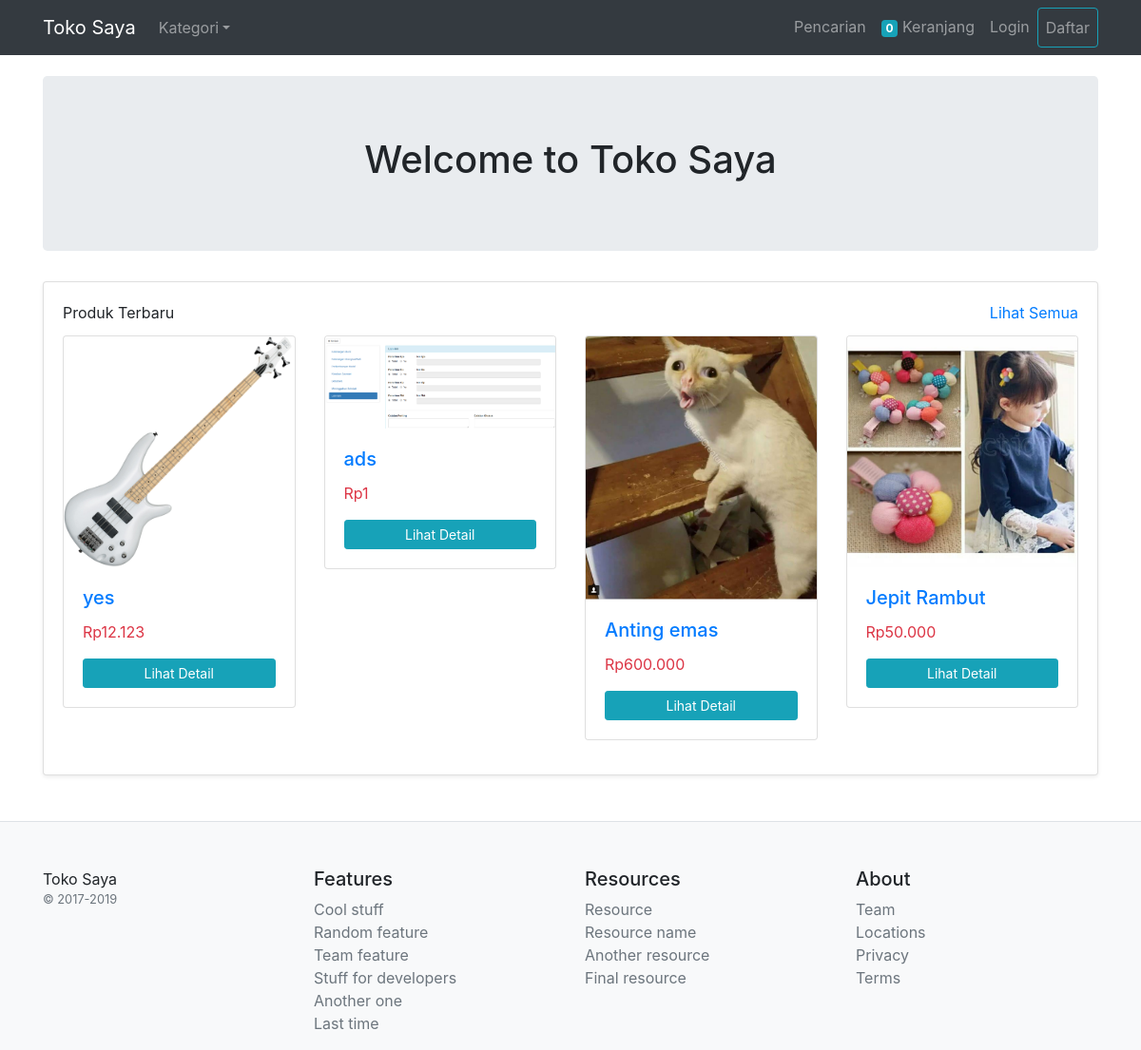
The page / on the database its author committed.
### tables this page shows
CREATE TABLE `barang` (
  `id` int(11) NOT NULL AUTO_INCREMENT,
  `kategori_id` int(11) NOT NULL,
  `nama_barang` varchar(100) NOT NULL,
  `deskripsi` text NOT NULL,
  `harga` int(11) NOT NULL,
  `stok` int(11) NOT NULL,
  `gambar` varchar(50) NOT NULL,
  PRIMARY KEY (`id`),
  KEY `kategori_id` (`kategori_id`),
  CONSTRAINT `barang_ibfk_1` FOREIGN KEY (`kategori_id`) REFERENCES `kategori` (`id`) ON UPDATE CASCADE
);

### index.php (the view, shortened to what this page needs)
<?php
include_once 'layout_header.php';
$resultBarang = mysqli_query($con, "SELECT * FROM barang LIMIT 20");
?>
    <div class="jumbotron text-center">
        <h1>Welcome to Toko Saya</h1>
    </div>
    <div class="row mb-3">
        <div class="col-lg-12">
            <div class="card shadow-sm">
                <div class="card-body">
                    <div class="card-title">
                        Produk Terbaru
                        <div class="float-right">
                            <a href="#">Lihat Semua</a>
                        </div>
                    </div>
                    <div class="row">
                        <?php if (mysqli_num_rows($resultBarang) > 0): ?>
                            <?php foreach ($resultBarang as $barang): ?>
                                <div class="col-lg-3">
                                    <div class="card mb-3">
                                        <img src="uploads/barang/<?= $barang['gambar'] ?>" class="card-img-top img-fluid" width="50" alt="image">
                                        <div class="card-body">
                                            <a href="product_detail.php?id=<?= $barang['id'] ?>">
                                                <h5 class="card-title"><?= $barang['nama_barang'] ?></h5>
                                            </a>
                                            <p class="card-text text-danger">Rp<?= number_format($barang['harga'], 0, ',', '.') ?></p>
                                            <p class="card-text">
                                                <a href="product_detail.php?id=<?= $barang['id'] ?>" class="btn btn-info btn-sm btn-block">Lihat Detail</a>
                                            </p>
                                        </div>
                                    </div>
                                </div>
                            <?php endforeach; ?>
                        <?php endif; ?>
                    </div>
                </div>
            </div>
        </div>
    </div>
<?php include_once 'layout_footer.php'; ?>

### layout_header.php (shortened to what this page needs)
<?php
$tamu = true;
$totalIsiKeranjang = 0;
?>
<!DOCTYPE html>
<html>
    <head>
        <link rel="stylesheet" href="assets/bootstrap/css/bootstrap.css">
        <link rel="stylesheet" href="assets/app/style.css">
    </head>
    <body>
        <nav class="navbar navbar-expand-md navbar-dark bg-dark fixed-top">
            <div class="container">
                <a class="navbar-brand" href="index.php">Toko Saya</a>
                <div class="collapse navbar-collapse" id="main-navbar">
                    <ul class="navbar-nav">
                        <li class="nav-item dropdown">
                            <a class="nav-link dropdown-toggle" href="#" id="dropdown-kategori" data-toggle="dropdown" aria-haspopup="true" aria-expanded="false">Kategori</a>
                        </li>
                    </ul>
                    <ul class="navbar-nav ml-auto">
                        <li class="nav-item">
                            <a class="nav-link" href="#" data-toggle="modal" data-target="#search-product-modal">Pencarian</a>
                        </li>
                        <li class="nav-item dropdown">
                            <a class="nav-link" href="cart.php">
                                <span class="badge badge-info"><?= $totalIsiKeranjang ?></span> Keranjang
                            </a>
                        </li>
                        <?php if ($tamu): ?>
                            <li class="nav-item">
                                <a class="nav-link" href="login.php">Login</a>
                            </li>
                            <li class="nav-item">
                                <a class="nav-link btn btn-outline-info" href="register.php">Daftar</a>
                            </li>
                        <?php endif; ?>
                    </ul>
                </div>
            </div>
        </nav>
        <main role="main" class="container">

### layout_footer.php (shortened to what this page needs)
</main>
<footer class="pt-4 mt-md-5 pt-md-5 border-top bg-light">
    <div class="container">
        <div class="row">
            <div class="col-12 col-md">
                Toko Saya <small class="d-block mb-3 text-muted">&copy; 2017-2019</small>
            </div>
            <div class="col-6 col-md">
                <h5>Features</h5>
                <ul class="list-unstyled text-small">
                    <li><a class="text-muted" href="#">Cool stuff</a></li>
                    <li><a class="text-muted" href="#">Random feature</a></li>
                    <li><a class="text-muted" href="#">Team feature</a></li>
                    <li><a class="text-muted" href="#">Stuff for developers</a></li>
                    <li><a class="text-muted" href="#">Another one</a></li>
                    <li><a class="text-muted" href="#">Last time</a></li>
                </ul>
            </div>
            <div class="col-6 col-md">
                <h5>Resources</h5>
                <ul class="list-unstyled text-small">
                    <li><a class="text-muted" href="#">Resource</a></li>
                    <li><a class="text-muted" href="#">Resource name</a></li>
                    <li><a class="text-muted" href="#">Another resource</a></li>
                    <li><a class="text-muted" href="#">Final resource</a></li>
                </ul>
            </div>
            <div class="col-6 col-md">
                <h5>About</h5>
                <ul class="list-unstyled text-small">
                    <li><a class="text-muted" href="#">Team</a></li>
                    <li><a class="text-muted" href="#">Locations</a></li>
                    <li><a class="text-muted" href="#">Privacy</a></li>
                    <li><a class="text-muted" href="#">Terms</a></li>
                </ul>
            </div>
        </div>
    </div>
</footer>
</body>
</html>

### assets/app/style.css (style rules this page uses)
body { padding-top: 5rem; }

### rows shown on the page
barang: gambar (picture), nama_barang "yes", harga "12.123"
barang: gambar (picture), nama_barang "ads", harga "1"
barang: gambar (picture), nama_barang "Anting emas", harga "600.000"
barang: gambar (picture), nama_barang "Jepit Rambut", harga "50.000"

### other values the page prints
$totalIsiKeranjang "0"
